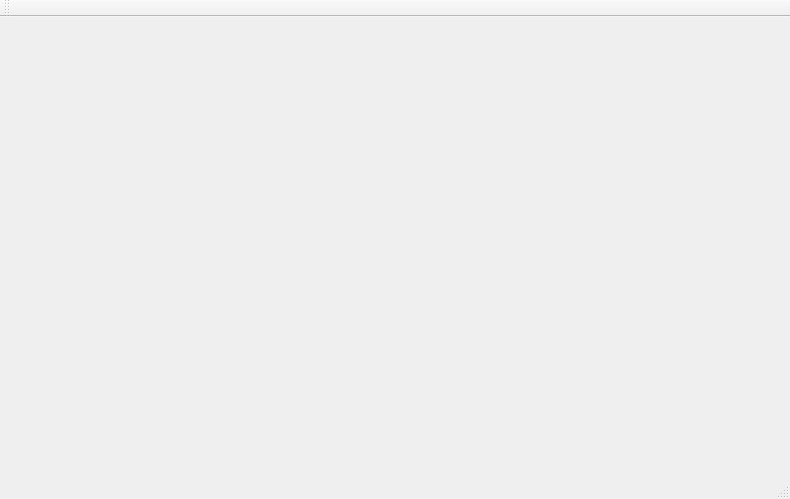
<?xml version="1.0" encoding="UTF-8"?>
<ui version="4.0">
 <class>MainWindow</class>
 <widget class="QMainWindow" name="MainWindow">
  <property name="geometry">
   <rect>
    <x>0</x>
    <y>0</y>
    <width>790</width>
    <height>499</height>
   </rect>
  </property>
  <property name="contextMenuPolicy">
   <enum>Qt::NoContextMenu</enum>
  </property>
  <property name="windowTitle">
   <string>MainWindow</string>
  </property>
  <widget class="QWidget" name="centralWidget">
   <layout class="QGridLayout" name="gridLayout_2"/>
  </widget>
  <widget class="QToolBar" name="mainToolBar">
   <property name="windowTitle">
    <string>隐藏工具栏</string>
   </property>
   <property name="toolButtonStyle">
    <enum>Qt::ToolButtonTextUnderIcon</enum>
   </property>
   <attribute name="toolBarArea">
    <enum>TopToolBarArea</enum>
   </attribute>
   <attribute name="toolBarBreak">
    <bool>false</bool>
   </attribute>
  </widget>
  <widget class="QStatusBar" name="statusBar"/>
 </widget>
 <layoutdefault spacing="6" margin="11"/>
 <resources/>
 <connections/>
</ui>
